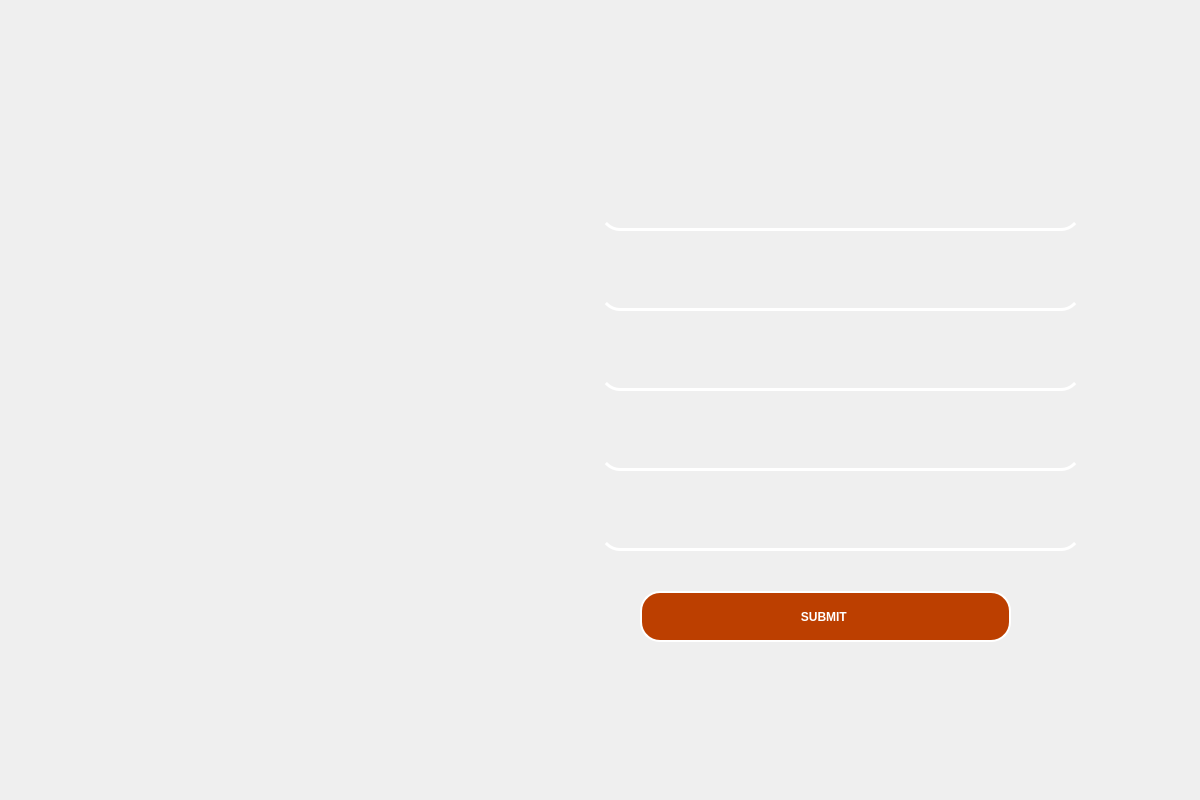
<?xml version="1.0" encoding="UTF-8"?>
<ui version="4.0">
 <class>Sign_up</class>
 <widget class="QDialog" name="Sign_up">
  <property name="geometry">
   <rect>
    <x>0</x>
    <y>0</y>
    <width>1200</width>
    <height>800</height>
   </rect>
  </property>
  <property name="windowTitle">
   <string>Signup Page</string>
  </property>
  <property name="windowIcon">
   <iconset resource="image.qrc">
    <normaloff>:/images/Screenshot (264).png</normaloff>:/images/Screenshot (264).png</iconset>
  </property>
  <property name="styleSheet">
   <string notr="true">#Sign_up{
border-image:url(:/images/sign.png);
}
QLineEdit{
background-color:transparent;
border : 3px solid transparent;
	font: 14pt &quot;MS Shell Dlg 2&quot;;
border-radius:20px;
font:bold;
padding-left:10px;
color:white;
	border-bottom-color: white;
}</string>
  </property>
  <widget class="QPushButton" name="pushButton">
   <property name="geometry">
    <rect>
     <x>60</x>
     <y>710</y>
     <width>181</width>
     <height>61</height>
    </rect>
   </property>
   <property name="cursor">
    <cursorShape>PointingHandCursor</cursorShape>
   </property>
   <property name="styleSheet">
    <string notr="true">border:2px solid transparent;</string>
   </property>
   <property name="text">
    <string/>
   </property>
  </widget>
  <widget class="QLineEdit" name="lineEdit">
   <property name="geometry">
    <rect>
     <x>600</x>
     <y>190</y>
     <width>481</width>
     <height>41</height>
    </rect>
   </property>
   <property name="styleSheet">
    <string notr="true"/>
   </property>
  </widget>
  <widget class="QLineEdit" name="lineEdit_2">
   <property name="geometry">
    <rect>
     <x>600</x>
     <y>270</y>
     <width>481</width>
     <height>41</height>
    </rect>
   </property>
   <property name="styleSheet">
    <string notr="true"/>
   </property>
  </widget>
  <widget class="QLineEdit" name="lineEdit_3">
   <property name="geometry">
    <rect>
     <x>600</x>
     <y>350</y>
     <width>481</width>
     <height>41</height>
    </rect>
   </property>
   <property name="styleSheet">
    <string notr="true"/>
   </property>
  </widget>
  <widget class="QLineEdit" name="lineEdit_4">
   <property name="geometry">
    <rect>
     <x>600</x>
     <y>430</y>
     <width>481</width>
     <height>41</height>
    </rect>
   </property>
   <property name="styleSheet">
    <string notr="true"/>
   </property>
  </widget>
  <widget class="QLineEdit" name="lineEdit_5">
   <property name="geometry">
    <rect>
     <x>600</x>
     <y>510</y>
     <width>481</width>
     <height>41</height>
    </rect>
   </property>
   <property name="styleSheet">
    <string notr="true"/>
   </property>
  </widget>
  <widget class="QPushButton" name="pushButton_2">
   <property name="geometry">
    <rect>
     <x>640</x>
     <y>591</y>
     <width>371</width>
     <height>51</height>
    </rect>
   </property>
   <property name="cursor">
    <cursorShape>PointingHandCursor</cursorShape>
   </property>
   <property name="styleSheet">
    <string notr="true">font: 16pt &quot;MS Shell Dlg 2&quot;;
font:bold;
color:white;
border-radius:20px;
border:2px solid white;
background-color: rgb(188, 63, 0);</string>
   </property>
   <property name="text">
    <string>SUBMIT </string>
   </property>
  </widget>
  <widget class="QLabel" name="label">
   <property name="geometry">
    <rect>
     <x>486</x>
     <y>710</y>
     <width>701</width>
     <height>71</height>
    </rect>
   </property>
   <property name="styleSheet">
    <string notr="true">QLabel{
	font: 75 15pt &quot;MS Shell Dlg 2&quot;;
   color:white;
}</string>
   </property>
   <property name="text">
    <string/>
   </property>
  </widget>
 </widget>
 <resources>
  <include location="image.qrc"/>
 </resources>
 <connections/>
</ui>
